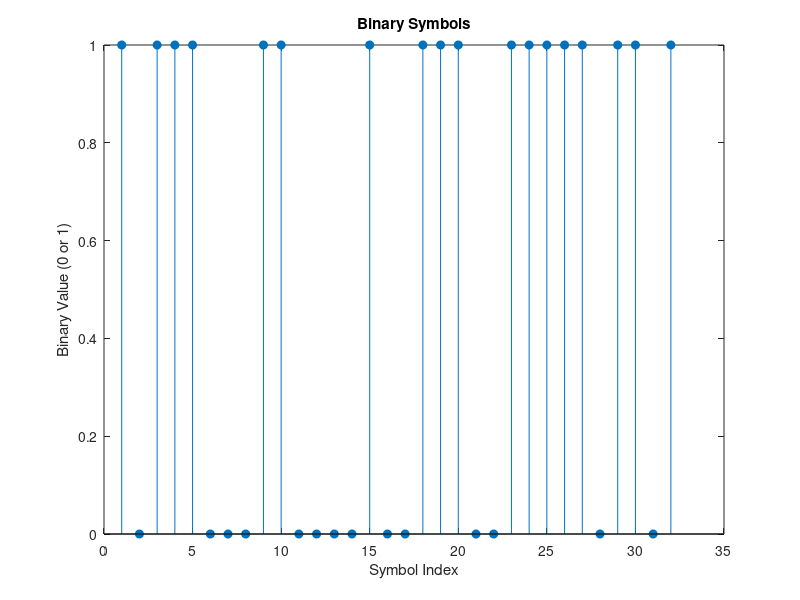
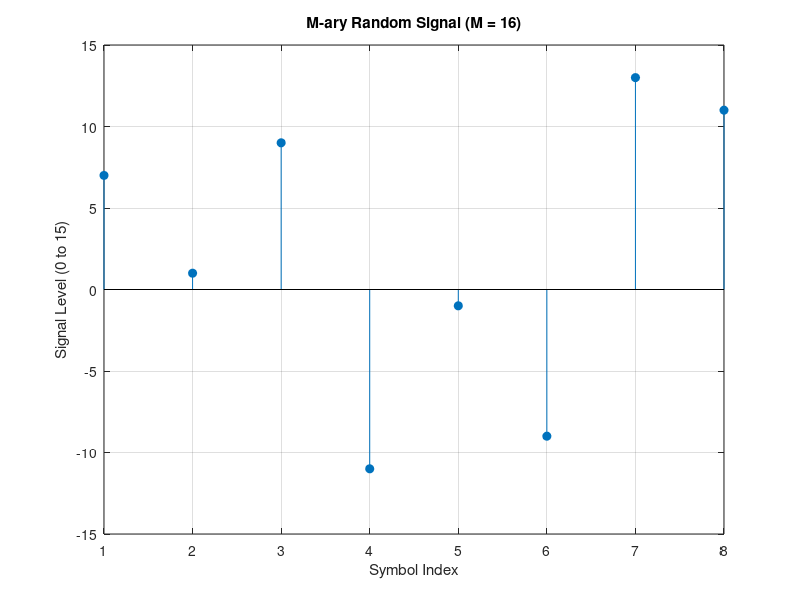

MATLAB code to generate these figures, in order:
%% Hüseyin Berk Keskin EEE409 Lab2
clc, clear, close all;

%% Q1
n = 32;

binary_symbols = zeros(1, n); 

for i = 1:n
    x = rand(); 
    if 0 < x && x <= 0.4
        binary_symbols(i) = 0; 
    elseif 0.4 < x && x < 1
        binary_symbols(i) = 1;
    end
end

disp('Binary symbols:');
disp(binary_symbols);

figure;
stem(binary_symbols, 'filled');
title('Binary Symbols');
xlabel('Symbol Index');
ylabel('Binary Value (0 or 1)');

%% Q2
% M-ary Parameters
M = 16;
bits_per_symbol = log2(M); % Number of bits per symbol (4 for M=16)

% Convert binary sequence to M-ary symbols without reshape
M_ary_symbols = zeros(1, n / bits_per_symbol); % Preallocate for M-ary symbols
index = 1; % Initialize index for M-ary symbols

for i = 1:bits_per_symbol:n
    % Take the next 4 bits from the binary symbols
    binary_group = binary_symbols(i:i + bits_per_symbol - 1);
    
    % Convert the 4-bit group to a decimal value (M-ary symbol)
    M_ary_symbols(index) = binary_group(1) * 8 + binary_group(2) * 4 + ...
                           binary_group(3) * 2 + binary_group(4) * 1;
    index = index + 1; % Increment the index
end

% Display M-ary output
disp('M-ary symbols (M=16):');
disp(M_ary_symbols);

% Compute M_ary signal
M_aryy = M_ary_symbols * 2 - (M - 1); 

% Plot M_ary signal
figure; % Create a new figure for a_k signal
stem(M_aryy, 'filled');
title('M-ary Random Signal (M = 16)');
xlabel('Symbol Index');
ylabel('Signal Level (0 to 15)');
grid on;